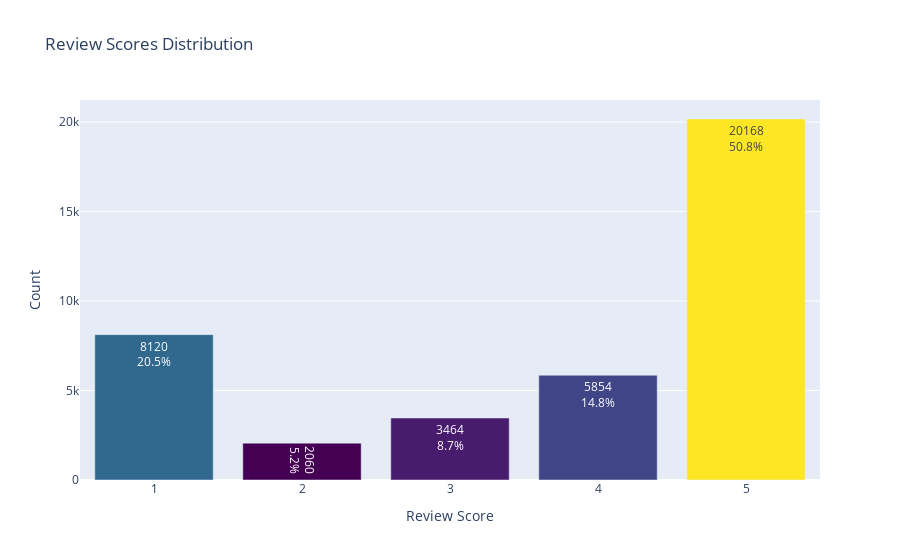

Notebook source saved alongside this figure:
### Markdown cell above
First we take a look at the distribution of review scores across all categories

### Code cell
# Calculate counts and percentages for each review score, sorted by score value
score_counts = df_comments['review_score'].value_counts().sort_index()
total_reviews = len(df_comments)
score_percentages = (score_counts / total_reviews * 100).round(1)

# Use score_counts and score_percentages in ascending order of scores
x_values = score_counts.index
y_values = score_counts.values
percentage_text = [f"{count}<br>{percentage}%" for count, percentage in zip(y_values, score_percentages)]

# Create bar plot
fig = go.Figure()

fig.add_trace(go.Bar(
    x=x_values,
    y=y_values,
    text=percentage_text,
    textposition="auto",
    marker=dict(
        color=y_values,
        colorscale='Viridis', 
        showscale=False 
    )
))

# Update layout for title and axes labels
fig.update_layout(
    title="Review Scores Distribution",
    xaxis_title="Review Score",
    yaxis_title="Count",
    xaxis=dict(type='category'),
)

fig.show()

### Figure 1 — Plotly figure (JSON) as saved in the notebook; plotly's stock layout.template omitted (floating-point values rounded to 4 significant figures)
{"data": [{"marker": {"color": [8120, 2060, 3464, 5854, 20168], "colorscale": [[0, "#440154"], [0.1111, "#482878"], [0.2222, "#3e4989"], [0.3333, "#31688e"], [0.4444, "#26828e"], [0.5556, "#1f9e89"], [0.6667, "#35b779"], [0.7778, "#6ece58"], [0.8889, "#b5de2b"], [1, "#fde725"]], "showscale": false}, "text": ["8120<br>20.5%", "2060<br>5.2%", "3464<br>8.7%", "5854<br>14.8%", "20168<br>50.8%"], "textposition": "auto", "type": "bar", "x": [1, 2, 3, 4, 5], "y": [8120, 2060, 3464, 5854, 20168]}], "layout": {"title": {"text": "Review Scores Distribution"}, "xaxis": {"title": {"text": "Review Score"}, "type": "category"}, "yaxis": {"title": {"text": "Count"}}}}
